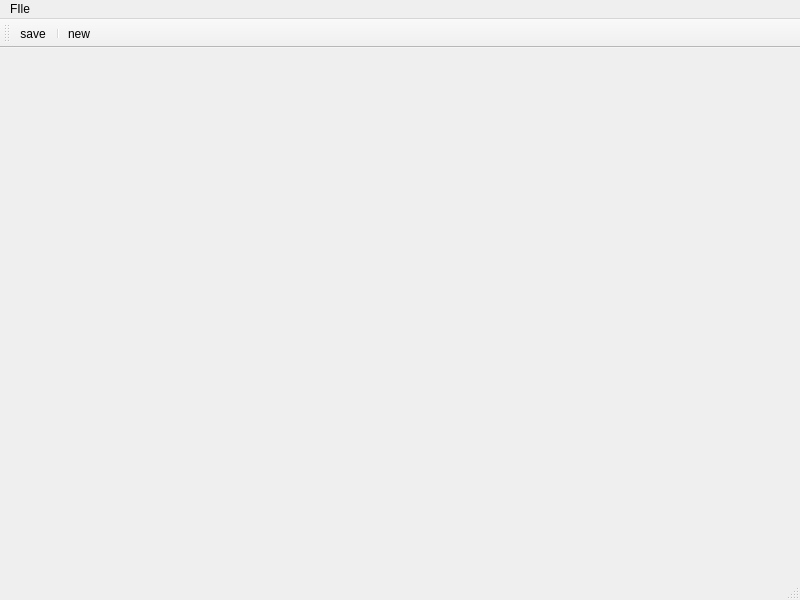
<?xml version="1.0" encoding="UTF-8"?>
<ui version="4.0">
 <class>MainWindow</class>
 <widget class="QMainWindow" name="MainWindow">
  <property name="geometry">
   <rect>
    <x>0</x>
    <y>0</y>
    <width>800</width>
    <height>600</height>
   </rect>
  </property>
  <property name="windowTitle">
   <string>MainWindow</string>
  </property>
  <widget class="QWidget" name="centralwidget"/>
  <widget class="QMenuBar" name="menubar">
   <property name="geometry">
    <rect>
     <x>0</x>
     <y>0</y>
     <width>800</width>
     <height>23</height>
    </rect>
   </property>
   <widget class="QMenu" name="menuFIle">
    <property name="title">
     <string>FIle</string>
    </property>
    <addaction name="actionsave"/>
    <addaction name="actionnew"/>
    <addaction name="separator"/>
    <addaction name="actionclose"/>
   </widget>
   <addaction name="menuFIle"/>
  </widget>
  <widget class="QStatusBar" name="statusbar"/>
  <widget class="QToolBar" name="toolBar">
   <property name="windowTitle">
    <string>toolBar</string>
   </property>
   <attribute name="toolBarArea">
    <enum>TopToolBarArea</enum>
   </attribute>
   <attribute name="toolBarBreak">
    <bool>false</bool>
   </attribute>
   <addaction name="actionsave"/>
   <addaction name="separator"/>
   <addaction name="actionnew"/>
  </widget>
  <action name="actionsave">
   <property name="text">
    <string>save</string>
   </property>
   <property name="shortcut">
    <string>Ctrl+S</string>
   </property>
  </action>
  <action name="actionnew">
   <property name="text">
    <string>new</string>
   </property>
  </action>
  <action name="actionclose">
   <property name="text">
    <string>close</string>
   </property>
  </action>
 </widget>
 <resources/>
 <connections/>
</ui>
